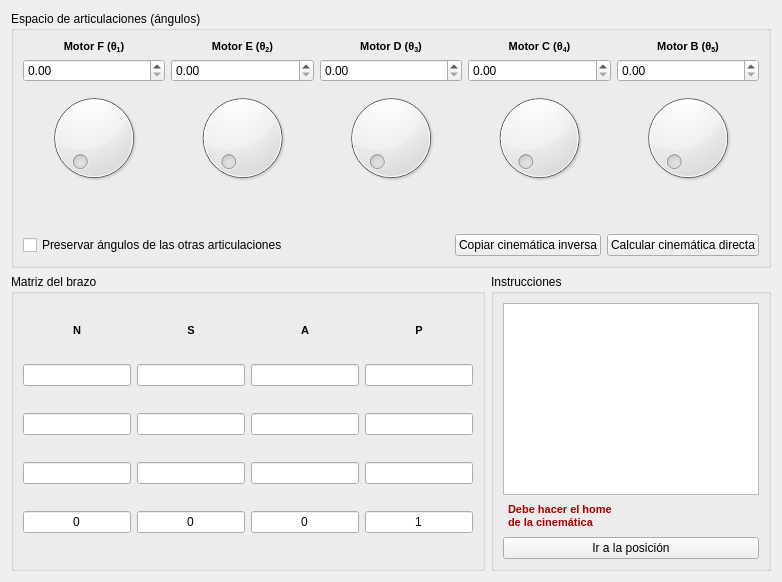
      <widget class="QWidget" name="tab_dirkin">
       <attribute name="title">
        <string>Cinemática directa</string>
       </attribute>
       <layout class="QVBoxLayout" name="verticalLayout_2">
        <item>
         <widget class="QGroupBox" name="groupBox">
          <property name="title">
           <string>Espacio de articulaciones (ángulos)</string>
          </property>
          <layout class="QVBoxLayout" name="verticalLayout_17">
           <item>
            <layout class="QHBoxLayout" name="horizontalLayout_2">
             <item>
              <layout class="QVBoxLayout" name="verticalLayout_3">
               <item>
                <widget class="QLabel" name="label_2">
                 <property name="text">
                  <string>&lt;!DOCTYPE HTML PUBLIC &quot;-//W3C//DTD HTML 4.0//EN&quot; &quot;http://www.w3.org/TR/REC-html40/strict.dtd&quot;&gt;
&lt;html&gt;&lt;head&gt;&lt;meta name=&quot;qrichtext&quot; content=&quot;1&quot; /&gt;&lt;style type=&quot;text/css&quot;&gt;
p, li { white-space: pre-wrap; }
&lt;/style&gt;&lt;/head&gt;&lt;body style=&quot; font-family:'MS Shell Dlg 2'; font-size:8.25pt; font-weight:400; font-style:normal;&quot;&gt;
&lt;p align=&quot;center&quot; style=&quot; margin-top:0px; margin-bottom:0px; margin-left:0px; margin-right:0px; -qt-block-indent:0; text-indent:0px;&quot;&gt;&lt;span style=&quot; font-weight:600;&quot;&gt;Motor F (θ&lt;/span&gt;&lt;span style=&quot; font-weight:600; vertical-align:sub;&quot;&gt;1&lt;/span&gt;&lt;span style=&quot; font-weight:600;&quot;&gt;)&lt;/span&gt;&lt;/p&gt;&lt;/body&gt;&lt;/html&gt;</string>
                 </property>
                </widget>
               </item>
               <item>
                <widget class="QDoubleSpinBox" name="doubleSpinBox_dirkinTheta1F"/>
               </item>
               <item>
                <widget class="QDial" name="dial_dirkinTheta1F"/>
               </item>
              </layout>
             </item>
             <item>
              <layout class="QVBoxLayout" name="verticalLayout_4">
               <item>
                <widget class="QLabel" name="label_3">
                 <property name="text">
                  <string>&lt;!DOCTYPE HTML PUBLIC &quot;-//W3C//DTD HTML 4.0//EN&quot; &quot;http://www.w3.org/TR/REC-html40/strict.dtd&quot;&gt;
&lt;html&gt;&lt;head&gt;&lt;meta name=&quot;qrichtext&quot; content=&quot;1&quot; /&gt;&lt;style type=&quot;text/css&quot;&gt;
p, li { white-space: pre-wrap; }
&lt;/style&gt;&lt;/head&gt;&lt;body style=&quot; font-family:'MS Shell Dlg 2'; font-size:8.25pt; font-weight:400; font-style:normal;&quot;&gt;
&lt;p align=&quot;center&quot; style=&quot; margin-top:0px; margin-bottom:0px; margin-left:0px; margin-right:0px; -qt-block-indent:0; text-indent:0px;&quot;&gt;&lt;span style=&quot; font-weight:600;&quot;&gt;Motor E (θ&lt;/span&gt;&lt;span style=&quot; font-weight:600; vertical-align:sub;&quot;&gt;2&lt;/span&gt;&lt;span style=&quot; font-weight:600;&quot;&gt;)&lt;/span&gt;&lt;/p&gt;&lt;/body&gt;&lt;/html&gt;</string>
                 </property>
                </widget>
               </item>
               <item>
                <widget class="QDoubleSpinBox" name="doubleSpinBox_dirkinTheta2E"/>
               </item>
               <item>
                <widget class="QDial" name="dial_dirkinTheta2E"/>
               </item>
              </layout>
             </item>
             <item>
              <layout class="QVBoxLayout" name="verticalLayout_5">
               <item>
                <widget class="QLabel" name="label_4">
                 <property name="text">
                  <string>&lt;!DOCTYPE HTML PUBLIC &quot;-//W3C//DTD HTML 4.0//EN&quot; &quot;http://www.w3.org/TR/REC-html40/strict.dtd&quot;&gt;
&lt;html&gt;&lt;head&gt;&lt;meta name=&quot;qrichtext&quot; content=&quot;1&quot; /&gt;&lt;style type=&quot;text/css&quot;&gt;
p, li { white-space: pre-wrap; }
&lt;/style&gt;&lt;/head&gt;&lt;body style=&quot; font-family:'MS Shell Dlg 2'; font-size:8.25pt; font-weight:400; font-style:normal;&quot;&gt;
&lt;p align=&quot;center&quot; style=&quot; margin-top:0px; margin-bottom:0px; margin-left:0px; margin-right:0px; -qt-block-indent:0; text-indent:0px;&quot;&gt;&lt;span style=&quot; font-size:8pt; font-weight:600;&quot;&gt;Motor D (θ&lt;/span&gt;&lt;span style=&quot; font-size:8pt; font-weight:600; vertical-align:sub;&quot;&gt;3&lt;/span&gt;&lt;span style=&quot; font-size:8pt; font-weight:600;&quot;&gt;)&lt;/span&gt;&lt;/p&gt;&lt;/body&gt;&lt;/html&gt;</string>
                 </property>
                </widget>
               </item>
               <item>
                <widget class="QDoubleSpinBox" name="doubleSpinBox_dirkinTheta3D"/>
               </item>
               <item>
                <widget class="QDial" name="dial_dirkinTheta3D"/>
               </item>
              </layout>
             </item>
             <item>
              <layout class="QVBoxLayout" name="verticalLayout_7">
               <item>
                <widget class="QLabel" name="label_5">
                 <property name="text">
                  <string>&lt;!DOCTYPE HTML PUBLIC &quot;-//W3C//DTD HTML 4.0//EN&quot; &quot;http://www.w3.org/TR/REC-html40/strict.dtd&quot;&gt;
&lt;html&gt;&lt;head&gt;&lt;meta name=&quot;qrichtext&quot; content=&quot;1&quot; /&gt;&lt;style type=&quot;text/css&quot;&gt;
p, li { white-space: pre-wrap; }
&lt;/style&gt;&lt;/head&gt;&lt;body style=&quot; font-family:'MS Shell Dlg 2'; font-size:8.25pt; font-weight:400; font-style:normal;&quot;&gt;
&lt;p align=&quot;center&quot; style=&quot; margin-top:0px; margin-bottom:0px; margin-left:0px; margin-right:0px; -qt-block-indent:0; text-indent:0px;&quot;&gt;&lt;span style=&quot; font-weight:600;&quot;&gt;Motor C (θ&lt;/span&gt;&lt;span style=&quot; font-weight:600; vertical-align:sub;&quot;&gt;4&lt;/span&gt;&lt;span style=&quot; font-weight:600;&quot;&gt;)&lt;/span&gt;&lt;/p&gt;&lt;/body&gt;&lt;/html&gt;</string>
                 </property>
                </widget>
               </item>
               <item>
                <widget class="QDoubleSpinBox" name="doubleSpinBox_dirkinTheta4C"/>
               </item>
               <item>
                <widget class="QDial" name="dial_dirkinTheta4C"/>
               </item>
              </layout>
             </item>
             <item>
              <layout class="QVBoxLayout" name="verticalLayout_6">
               <item>
                <widget class="QLabel" name="label_6">
                 <property name="text">
                  <string>&lt;!DOCTYPE HTML PUBLIC &quot;-//W3C//DTD HTML 4.0//EN&quot; &quot;http://www.w3.org/TR/REC-html40/strict.dtd&quot;&gt;
&lt;html&gt;&lt;head&gt;&lt;meta name=&quot;qrichtext&quot; content=&quot;1&quot; /&gt;&lt;style type=&quot;text/css&quot;&gt;
p, li { white-space: pre-wrap; }
&lt;/style&gt;&lt;/head&gt;&lt;body style=&quot; font-family:'MS Shell Dlg 2'; font-size:8.25pt; font-weight:400; font-style:normal;&quot;&gt;
&lt;p align=&quot;center&quot; style=&quot; margin-top:0px; margin-bottom:0px; margin-left:0px; margin-right:0px; -qt-block-indent:0; text-indent:0px;&quot;&gt;&lt;span style=&quot; font-size:8pt; font-weight:600;&quot;&gt;Motor B (θ&lt;/span&gt;&lt;span style=&quot; font-size:8pt; font-weight:600; vertical-align:sub;&quot;&gt;5&lt;/span&gt;&lt;span style=&quot; font-size:8pt; font-weight:600;&quot;&gt;)&lt;/span&gt;&lt;/p&gt;&lt;/body&gt;&lt;/html&gt;</string>
                 </property>
                </widget>
               </item>
               <item>
                <widget class="QDoubleSpinBox" name="doubleSpinBox_dirkinTheta5B"/>
               </item>
               <item>
                <widget class="QDial" name="dial_dirkinTheta5B"/>
               </item>
              </layout>
             </item>
            </layout>
           </item>
           <item>
            <spacer name="verticalSpacer_2">
             <property name="orientation">
              <enum>Qt::Vertical</enum>
             </property>
             <property name="sizeHint" stdset="0">
              <size>
               <width>20</width>
               <height>40</height>
              </size>
             </property>
            </spacer>
           </item>
           <item>
            <layout class="QHBoxLayout" name="horizontalLayout_7">
             <item>
              <widget class="QCheckBox" name="checkBox_dirkinKeepDirkin">
               <property name="text">
                <string>Preservar ángulos de las otras articulaciones</string>
               </property>
              </widget>
             </item>
             <item>
              <spacer name="horizontalSpacer">
               <property name="orientation">
                <enum>Qt::Horizontal</enum>
               </property>
               <property name="sizeHint" stdset="0">
                <size>
                 <width>40</width>
                 <height>20</height>
                </size>
               </property>
              </spacer>
             </item>
             <item>
              <widget class="QPushButton" name="pushButton_copyInvkin">
               <property name="text">
                <string>Copiar cinemática inversa</string>
               </property>
              </widget>
             </item>
             <item>
              <widget class="QPushButton" name="pushButton_computeDirKin">
               <property name="text">
                <string>Calcular cinemática directa</string>
               </property>
              </widget>
             </item>
            </layout>
           </item>
          </layout>
         </widget>
        </item>
        <item>
         <layout class="QHBoxLayout" name="horizontalLayout">
          <item>
           <widget class="QGroupBox" name="groupBox_2">
            <property name="title">
             <string>Matriz del brazo</string>
            </property>
            <layout class="QGridLayout" name="gridLayout_2">
             <item row="1" column="0">
              <widget class="QLineEdit" name="lineEdit_dirkinArmMatrixN1">
               <property name="alignment">
                <set>Qt::AlignCenter</set>
               </property>
               <property name="readOnly">
                <bool>true</bool>
               </property>
              </widget>
             </item>
             <item row="1" column="1">
              <widget class="QLineEdit" name="lineEdit_dirkinArmMatrixS1">
               <property name="alignment">
                <set>Qt::AlignCenter</set>
               </property>
               <property name="readOnly">
                <bool>true</bool>
               </property>
              </widget>
             </item>
             <item row="1" column="2">
              <widget class="QLineEdit" name="lineEdit_dirkinArmMatrixA1">
               <property name="alignment">
                <set>Qt::AlignCenter</set>
               </property>
               <property name="readOnly">
                <bool>true</bool>
               </property>
              </widget>
             </item>
             <item row="2" column="0">
              <widget class="QLineEdit" name="lineEdit_dirkinArmMatrixN2">
               <property name="alignment">
                <set>Qt::AlignCenter</set>
               </property>
               <property name="readOnly">
                <bool>true</bool>
               </property>
              </widget>
             </item>
             <item row="2" column="2">
              <widget class="QLineEdit" name="lineEdit_dirkinArmMatrixA2">
               <property name="alignment">
                <set>Qt::AlignCenter</set>
               </property>
               <property name="readOnly">
                <bool>true</bool>
               </property>
              </widget>
             </item>
             <item row="3" column="0">
              <widget class="QLineEdit" name="lineEdit_dirkinArmMatrixN3">
               <property name="alignment">
                <set>Qt::AlignCenter</set>
               </property>
               <property name="readOnly">
                <bool>true</bool>
               </property>
              </widget>
             </item>
             <item row="3" column="2">
              <widget class="QLineEdit" name="lineEdit_dirkinArmMatrixA3">
               <property name="alignment">
                <set>Qt::AlignCenter</set>
               </property>
               <property name="readOnly">
                <bool>true</bool>
               </property>
              </widget>
             </item>
             <item row="1" column="3">
              <widget class="QLineEdit" name="lineEdit_dirkinArmMatrixP1">
               <property name="alignment">
                <set>Qt::AlignCenter</set>
               </property>
               <property name="readOnly">
                <bool>true</bool>
               </property>
              </widget>
             </item>
             <item row="2" column="3">
              <widget class="QLineEdit" name="lineEdit_dirkinArmMatrixP2">
               <property name="alignment">
                <set>Qt::AlignCenter</set>
               </property>
               <property name="readOnly">
                <bool>true</bool>
               </property>
              </widget>
             </item>
             <item row="3" column="3">
              <widget class="QLineEdit" name="lineEdit_dirkinArmMatrixP3">
               <property name="alignment">
                <set>Qt::AlignCenter</set>
               </property>
               <property name="readOnly">
                <bool>true</bool>
               </property>
              </widget>
             </item>
             <item row="4" column="0">
              <widget class="QLineEdit" name="lineEdit_13">
               <property name="enabled">
                <bool>true</bool>
               </property>
               <property name="text">
                <string>0</string>
               </property>
               <property name="alignment">
                <set>Qt::AlignCenter</set>
               </property>
               <property name="readOnly">
                <bool>true</bool>
               </property>
              </widget>
             </item>
             <item row="4" column="1">
              <widget class="QLineEdit" name="lineEdit_14">
               <property name="enabled">
                <bool>true</bool>
               </property>
               <property name="styleSheet">
                <string notr="true"/>
               </property>
               <property name="text">
                <string>0</string>
               </property>
               <property name="alignment">
                <set>Qt::AlignCenter</set>
               </property>
               <property name="readOnly">
                <bool>true</bool>
               </property>
              </widget>
             </item>
             <item row="4" column="2">
              <widget class="QLineEdit" name="lineEdit_15">
               <property name="enabled">
                <bool>true</bool>
               </property>
               <property name="text">
                <string>0</string>
               </property>
               <property name="alignment">
                <set>Qt::AlignCenter</set>
               </property>
               <property name="readOnly">
                <bool>true</bool>
               </property>
              </widget>
             </item>
             <item row="4" column="3">
              <widget class="QLineEdit" name="lineEdit_16">
               <property name="enabled">
                <bool>true</bool>
               </property>
               <property name="text">
                <string>1</string>
               </property>
               <property name="alignment">
                <set>Qt::AlignCenter</set>
               </property>
               <property name="readOnly">
                <bool>true</bool>
               </property>
              </widget>
             </item>
             <item row="0" column="0">
              <widget class="QLabel" name="label_7">
               <property name="sizePolicy">
                <sizepolicy hsizetype="Preferred" vsizetype="Fixed">
                 <horstretch>0</horstretch>
                 <verstretch>0</verstretch>
                </sizepolicy>
               </property>
               <property name="text">
                <string>&lt;!DOCTYPE HTML PUBLIC &quot;-//W3C//DTD HTML 4.0//EN&quot; &quot;http://www.w3.org/TR/REC-html40/strict.dtd&quot;&gt;
&lt;html&gt;&lt;head&gt;&lt;meta name=&quot;qrichtext&quot; content=&quot;1&quot; /&gt;&lt;style type=&quot;text/css&quot;&gt;
p, li { white-space: pre-wrap; }
&lt;/style&gt;&lt;/head&gt;&lt;body style=&quot; font-family:'MS Shell Dlg 2'; font-size:8.25pt; font-weight:400; font-style:normal;&quot;&gt;
&lt;p align=&quot;center&quot; style=&quot; margin-top:0px; margin-bottom:0px; margin-left:0px; margin-right:0px; -qt-block-indent:0; text-indent:0px;&quot;&gt;&lt;span style=&quot; font-size:8pt; font-weight:600;&quot;&gt;N&lt;/span&gt;&lt;/p&gt;&lt;/body&gt;&lt;/html&gt;</string>
               </property>
              </widget>
             </item>
             <item row="0" column="1">
              <widget class="QLabel" name="label_8">
               <property name="sizePolicy">
                <sizepolicy hsizetype="Preferred" vsizetype="Fixed">
                 <horstretch>0</horstretch>
                 <verstretch>0</verstretch>
                </sizepolicy>
               </property>
               <property name="text">
                <string>&lt;!DOCTYPE HTML PUBLIC &quot;-//W3C//DTD HTML 4.0//EN&quot; &quot;http://www.w3.org/TR/REC-html40/strict.dtd&quot;&gt;
&lt;html&gt;&lt;head&gt;&lt;meta name=&quot;qrichtext&quot; content=&quot;1&quot; /&gt;&lt;style type=&quot;text/css&quot;&gt;
p, li { white-space: pre-wrap; }
&lt;/style&gt;&lt;/head&gt;&lt;body style=&quot; font-family:'MS Shell Dlg 2'; font-size:8.25pt; font-weight:400; font-style:normal;&quot;&gt;
&lt;p align=&quot;center&quot; style=&quot; margin-top:0px; margin-bottom:0px; margin-left:0px; margin-right:0px; -qt-block-indent:0; text-indent:0px;&quot;&gt;&lt;span style=&quot; font-size:8pt; font-weight:600;&quot;&gt;S&lt;/span&gt;&lt;/p&gt;&lt;/body&gt;&lt;/html&gt;</string>
               </property>
              </widget>
             </item>
             <item row="0" column="2">
              <widget class="QLabel" name="label_9">
               <property name="sizePolicy">
                <sizepolicy hsizetype="Preferred" vsizetype="Fixed">
                 <horstretch>0</horstretch>
                 <verstretch>0</verstretch>
                </sizepolicy>
               </property>
               <property name="text">
                <string>&lt;!DOCTYPE HTML PUBLIC &quot;-//W3C//DTD HTML 4.0//EN&quot; &quot;http://www.w3.org/TR/REC-html40/strict.dtd&quot;&gt;
&lt;html&gt;&lt;head&gt;&lt;meta name=&quot;qrichtext&quot; content=&quot;1&quot; /&gt;&lt;style type=&quot;text/css&quot;&gt;
p, li { white-space: pre-wrap; }
&lt;/style&gt;&lt;/head&gt;&lt;body style=&quot; font-family:'MS Shell Dlg 2'; font-size:8.25pt; font-weight:400; font-style:normal;&quot;&gt;
&lt;p align=&quot;center&quot; style=&quot; margin-top:0px; margin-bottom:0px; margin-left:0px; margin-right:0px; -qt-block-indent:0; text-indent:0px;&quot;&gt;&lt;span style=&quot; font-size:8pt; font-weight:600;&quot;&gt;A&lt;/span&gt;&lt;/p&gt;&lt;/body&gt;&lt;/html&gt;</string>
               </property>
              </widget>
             </item>
             <item row="0" column="3">
              <widget class="QLabel" name="label_10">
               <property name="sizePolicy">
                <sizepolicy hsizetype="Preferred" vsizetype="Fixed">
                 <horstretch>0</horstretch>
                 <verstretch>0</verstretch>
                </sizepolicy>
               </property>
               <property name="text">
                <string>&lt;!DOCTYPE HTML PUBLIC &quot;-//W3C//DTD HTML 4.0//EN&quot; &quot;http://www.w3.org/TR/REC-html40/strict.dtd&quot;&gt;
&lt;html&gt;&lt;head&gt;&lt;meta name=&quot;qrichtext&quot; content=&quot;1&quot; /&gt;&lt;style type=&quot;text/css&quot;&gt;
p, li { white-space: pre-wrap; }
&lt;/style&gt;&lt;/head&gt;&lt;body style=&quot; font-family:'MS Shell Dlg 2'; font-size:8.25pt; font-weight:400; font-style:normal;&quot;&gt;
&lt;p align=&quot;center&quot; style=&quot; margin-top:0px; margin-bottom:0px; margin-left:0px; margin-right:0px; -qt-block-indent:0; text-indent:0px;&quot;&gt;&lt;span style=&quot; font-size:8pt; font-weight:600;&quot;&gt;P&lt;/span&gt;&lt;/p&gt;&lt;/body&gt;&lt;/html&gt;</string>
               </property>
              </widget>
             </item>
             <item row="2" column="1">
              <widget class="QLineEdit" name="lineEdit_dirkinArmMatrixS2">
               <property name="alignment">
                <set>Qt::AlignCenter</set>
               </property>
               <property name="readOnly">
                <bool>true</bool>
               </property>
              </widget>
             </item>
             <item row="3" column="1">
              <widget class="QLineEdit" name="lineEdit_dirkinArmMatrixS3">
               <property name="alignment">
                <set>Qt::AlignCenter</set>
               </property>
               <property name="readOnly">
                <bool>true</bool>
               </property>
              </widget>
             </item>
            </layout>
           </widget>
          </item>
          <item>
           <widget class="QGroupBox" name="groupBox_5">
            <property name="title">
             <string>Instrucciones</string>
            </property>
            <layout class="QVBoxLayout" name="verticalLayout_8">
             <item>
              <widget class="QPlainTextEdit" name="plainTextEdit_dirkinCommands">
               <property name="readOnly">
                <bool>true</bool>
               </property>
              </widget>
             </item>
             <item>
              <widget class="QLabel" name="label_dirkinWarning">
               <property name="styleSheet">
                <string notr="true">font-weight: bold;
color: rgb(170, 0, 0);
/*background-color: red;*/
padding: 2px;</string>
               </property>
               <property name="text">
                <string>&lt;!DOCTYPE HTML PUBLIC &quot;-//W3C//DTD HTML 4.0//EN&quot; &quot;http://www.w3.org/TR/REC-html40/strict.dtd&quot;&gt;
&lt;html&gt;&lt;head&gt;&lt;meta name=&quot;qrichtext&quot; content=&quot;1&quot; /&gt;&lt;style type=&quot;text/css&quot;&gt;
p, li { white-space: pre-wrap; }
&lt;/style&gt;&lt;/head&gt;&lt;body style=&quot; font-family:'MS Shell Dlg 2'; font-size:8.25pt; font-weight:600; font-style:normal;&quot;&gt;
&lt;p style=&quot; margin-top:0px; margin-bottom:0px; margin-left:0px; margin-right:0px; -qt-block-indent:0; text-indent:0px;&quot;&gt;&lt;span style=&quot; font-size:8pt;&quot;&gt;Debe hacer el home&lt;/span&gt;&lt;/p&gt;
&lt;p style=&quot; margin-top:0px; margin-bottom:0px; margin-left:0px; margin-right:0px; -qt-block-indent:0; text-indent:0px;&quot;&gt;&lt;span style=&quot; font-size:8pt;&quot;&gt;de la cinemática&lt;/span&gt;&lt;/p&gt;&lt;/body&gt;&lt;/html&gt;</string>
               </property>
              </widget>
             </item>
             <item>
              <widget class="QPushButton" name="pushButton_dirkinGoToPos">
               <property name="text">
                <string>Ir a la posición</string>
               </property>
              </widget>
             </item>
            </layout>
           </widget>
          </item>
         </layout>
        </item>
       </layout>
      </widget>
